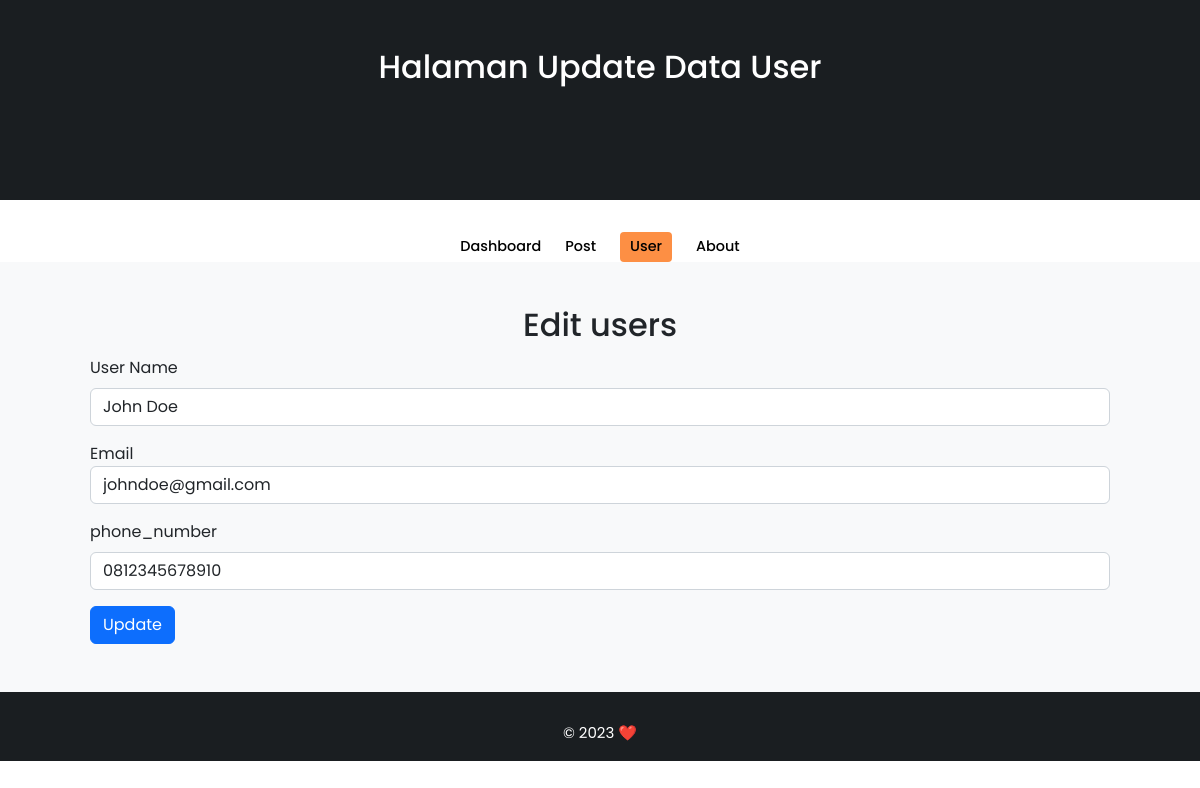
Screenshot of /users_update.php?user_id=1 with the database file from the repository.
### tables this page shows
CREATE TABLE `users` (
  `user_id` int NOT NULL,
  `name` varchar(255) NOT NULL DEFAULT 'NO NAME',
  `email` varchar(50) DEFAULT NULL,
  `phone_number` varchar(20) DEFAULT NULL
);

### db/connection.php (called while the page is built, shortened)
<?php
class Connection
{
    private static $db;
    private static $host = 'localhost';
    private static $dbname = 'blog';
    private static $user = 'root';
    private static $password = '';
    private static function getDB()
    {
        if (!isset(self::$db)) {
            try {
                self::$db = new PDO("mysql:host=" . self::$host . ";dbname=" . self::$dbname, self::$user, self::$password);
                self::$db->setAttribute(PDO::ATTR_ERRMODE, PDO::ERRMODE_EXCEPTION);
            } catch (PDOException $e) {
                $error_message = $e->getMessage();
                exit();
            }
        }
        return self::$db;
    }
    public static function executeQuery($query, $params = null)
    {
        $statement = self::getDB()->prepare($query);
        $statement->execute($params);
        $data = [];
        try {
            $data = $statement->fetchAll(PDO::FETCH_ASSOC);
        } catch (PDOException $e) {
            $error_message = $e->getMessage();
            exit();
        }
        return $data;
    }
}

### db/users_db.php (called while the page is built, shortened)
<?php
include_once(__DIR__ . '/connection.php');
include_once(__DIR__ . '/../models/user.php');
class UsersDB extends Connection
{
    public static function get($user_id)
    {
        $users = self::executeQuery("SELECT * FROM users WHERE user_id = ?", array($user_id));
        $user = null;
        if (count($users) > 0) {
            $user = new User(
                $users[0]['user_id'],
                $users[0]['name'],
                $users[0]['email'],
                $users[0]['phone_number']
            );
        }
        return $user;
    }
}

### models/user.php (called while the page is built, shortened)
<?php
class User
{
    private $name;
    private $email;
    private $phone_number;
    public function __construct($user_id, $name, $email, $phone_number)
    {
        $this->name = $name;
        $this->email = $email;
        $this->phone_number = $phone_number;
    }
    public function getName()
    {
        return $this->name;
    }
    public function getEmail()
    {
        return $this->email;
    }
    public function getPhone_number()
    {
        return $this->phone_number;
    }
}

### users_update.php (the view, shortened to what this page needs)
<?php
include_once('db/users_db.php');
if ($_SERVER['REQUEST_METHOD'] == 'POST') {
    $user_id = $_POST['user_id'];
    $name = $_POST['name'];
    $email = $_POST['email'];
    $phone_number = $_POST['phone_number'];
    $user = new User($user_id, $name, $email, $phone_number);
    UsersDB::update($user);
    header('Location: users.php');
} else {
    $user_id = $_GET['user_id'] ?? '';
    $user = UsersDB::get($user_id);
}
?>
<?php if (isset($user)): ?>
    <!DOCTYPE html>
    <html lang="en">
    <head>
        <link href="https://cdn.jsdelivr.net/npm/bootstrap@5.2.1/dist/css/bootstrap.min.css" rel="stylesheet"
>
        <link rel="stylesheet" href="css/style.css" />
        <link href="https://unpkg.com/boxicons@2.1.1/css/boxicons.min.css" rel="stylesheet" />
    </head>
    <body>
        <section class="home2" id="home2">
            <div class="home-text">
                <h2 class="">Halaman Update Data User </h2>
            </div>
        </section>
        <div class="post-filter container">
            <span class="filter-item" data-filter="all"><a href="index.php">Dashboard</a></span>
            <span class="filter-item" data-filter="design"><a href="posts.php">Post</a></span>
            <span class="filter-item active-filter" data-filter="tech"><a href="users.php">User</a></span>
            <span class="filter-item" data-filter="mobile"><a href="abouts.php">About</a></span>
        </div>
        <div class="container-fluid">
            <div class="row">
                <div class="py-5 bg-light">
                    <div class="container">
                        <section class="py-1 text-center container">
                            <div class="row">
                                <h2 class="col-lg-6 col-md-8 mt-2 mx-auto">
                                    Edit users
                                </h2>
                            </div>
                        </section>
                        <div class="container">
                            <div class="row">
                                <form action="" method="POST">
                                    <div class="mb-3">
                                        <label for="inp_name" class="form-label">User Name</label>
                                        <input type="text" class="form-control" id="inp_name" name="name"
                                            value="<?= $user->getName() ?>" />
                                    </div>
                                    <div class="mb-3">
                                        <label for="inp_email">Email</label>
                                        <input type="email" class="form-control" id="inp_email" name="email"
                                            value="<?= $user->getEmail() ?>" />
                                    </div>
                                    <div class="mb-3">
                                        <label for="inp_phone_number" class="form-label">phone_number</label>
                                        <input type="text" class="form-control" id="inp_phone_number" name="phone_number"
                                            value="<?= $user->getPhone_number() ?>" />
                                    </div>
                                    <button type="submit" class="btn btn-primary">Update</button>
                                </form>
                            </div>
                        </div>
                    <?php endif; ?>
                </div>
            </div>
        </div>
    </div>
    <?php include('template/footer.php'); ?>

### css/style.css (style rules this page uses)
* { font-family: 'Poppins', sans-serif; margin :0; padding:0; scroll-behavior : smooth; scroll-padding-top : 2rem; box-sizing: border-box; }
:root { --container-color:#1a1e21 ; --second-color:#fd8f44; --text-color:#172317; --bg-color:#fff; }
a { text-decoration: none; color: black; }
section { padding: 3rem 0 2rem; }
.container { max-width: 1068px; margin:auto; width: 100%; }
section.home2 { width: 100%; height:200px; background: var(--container-color); }
.home-text { color: var(--bg-color); text-align: center; }
.post-filter { display: flex; justify-content: center; align-items: center; column-gap: 1.5rem; margin-top: 2rem !important; }
.filter-item { font-size:0.9rem; font-weight: 500; cursor: pointer; }
.active-filter { background: var(--second-color); color: var(--bg-color); padding: 4px 10px; border-radius:4px; }
.home-text { width: 100%; }

### rows the page displays
users: name "John Doe", email "johndoe@gmail.com", phone_number "0812345678910"
